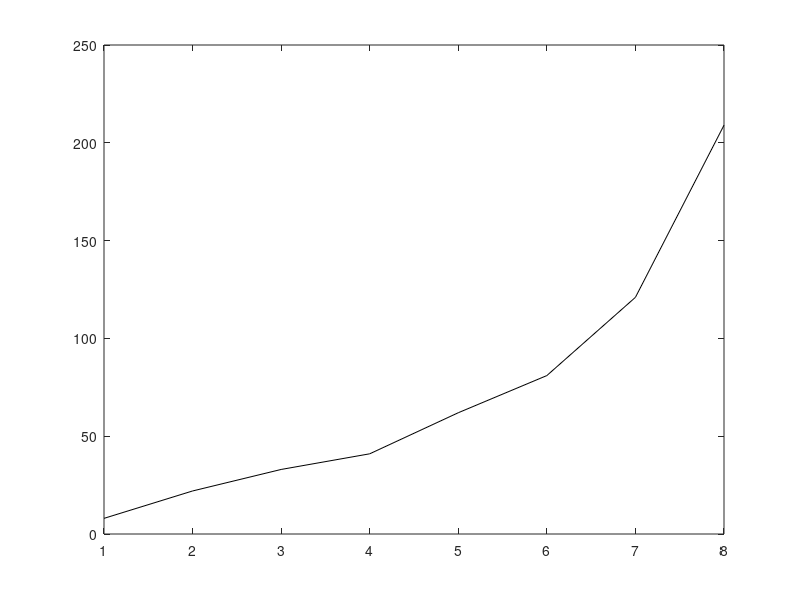

Recreate this plot in MATLAB. (Note: this script raises an error after producing the figure.)
close all
clear
clc

addpath('/Users/Roccotepper/Documents/turtles/TurtleData')
addpath('/Users/Roccotepper/Documents/turtles/sinide')


filtL = 0.4;
filtH = 0.0005;
stock = 'JPM'

sampLen = 418;
predLen = 10;
interval = 10;

day = 1850;
futer = 0;
present = day;

% sFFT = SignalGenerator(stock, present+2, 2000);
% [sigFFT, sigHL, sigH, sigL] = sFFT.getSignal('c', filtH, filtL);
%
% m = MoonFinder(sigFFT);
% m.getAandP();

foundP = [209 121 81 62 41 33 22 8];
% foundP = [41 33 22 8];
foundA = [0.67 0.63 0.43 0.29 0.16 0.19 0.14 0.08]*4;
% foundP = [209 121 81 62];
% foundA = [0.67 0.63 0.43 0.29];
theta = [1,2,3,4,5,6,7,8];


icl = 1;
hsvNum = futer/interval;
hsvNum = 2;
col = hsv(hsvNum);
figure()
plot(sort(foundP'),'k')


for i = 0:futer/interval
    present = day + i*interval
    
    sMod = SignalGenerator(stock, present+2, sampLen);
    [sig, sigHL, sigH, sigL] = sMod.getSignal ('c', filtH, filtL);
    sigMod = sig;
    
%     figure(10)
%     plot(sigMod)
%     drawnow
    t = (0:length(sigMod)-1).';
    
    fun = @(x)loopClosure(theta, t, sigMod, x);
    
    resMajor = [];
    
    for ii = 1:1
        
        ii
        
        parfor i = 1:500
            
            guess      = zeros(length(theta),3);
            guess(:,1) = rand(length(theta),1)*1;
            %       guess(:,1) = foundA %+ ((-0.5+rand(1,length(foundP)))*2)*1
            %    guess(:,2) = rand(length(theta),1)*210;
            guess(:,2) = foundP + ((-0.5+rand(1,length(foundP)))*2)*5;
            %         guess(end,2 ) = 10;
            guess(:,3) = rand(length(theta),1)*2*pi;
            guess = guess';
            guess = guess(:);
            guess(end+1) = mean(sigMod);
            
            x0 = [guess'];
            
            lb = [];
            ub = [];
            options = optimset('Display', 'off');
            
            [x, resnorm] = lsqnonlin(fun, x0, lb, ub, options);
            
            
            resMinor = [resnorm/sampLen , x];
            resMajor = [resMajor; resMinor];
            
        end
        
        resMajor = sortrows(resMajor,1);
        
        %     if resMajor(1,1) < 1.5
        %         break
        %     end
        
    end
    
    
    sPro = SignalGenerator(stock, present+2+predLen, sampLen+predLen);
    [sigPro, sigHL, sigH, sigL] = sPro.getSignal('c', filtH, filtL);
    
    
    t = TideFinder(sigMod, foundA, foundP);
    t.getTheta('BF');
    c = Construction(foundA, foundP, theta, predLen, sigMod);
    [model, prediction, projection] = c.constructPro();
    c.plotPro(projection-mean(projection), sigPro-mean(sigPro));
    title('BF');
    e = Evaluator(sigMod, model, prediction);
    pr1 = e.percentReturn(sigPro);
    
    
    x = resMajor(1,2:end);
    xReshaped = reshape(x(1:end-1),3,length(theta));
    A = xReshaped(1,:)';
    P = xReshaped(2,:)';
    theta = xReshaped(3,:)';
    storeProps = [P,A,theta];
    storeProps = sortrows(storeProps,1);
    P = storeProps(:,1);
    A = storeProps(:,2);
    %         if P(1) < 8
    %             A(1) = A(1)*10;
    %         end
    theta = storeProps(:,3);
    
    c = Construction(A, P, theta, predLen, sigMod);
    [model, prediction, projection] = c.constructPro();
    c.plotPro(projection-mean(projection), sigPro-mean(sigPro));
    title('lsqBest');
    e = Evaluator(sigMod, model, prediction);
    pr2 = e.percentReturn(sigPro)
    
    display([sort(foundP'), sort(P)]);
    sum(abs(sort(foundP') - sort(P)));
    resMajor(1:3,1);
    
%     figure(1)
%     hold on
%     plot(P,'color', col(icl,:))
%     icl = icl + 1;
    
    x = resMajor(end,2:end);
    xReshaped = reshape(x(1:end-1),3,length(theta));
    A = xReshaped(1,:)';
    P = xReshaped(2,:)';
    theta = xReshaped(3,:)';
    storeProps = [P,A,theta];
    storeProps = sortrows(storeProps,1);
    P = storeProps(:,1);
    A = storeProps(:,2);
    %     if P(1) < 8
    %         A(1) = A(1)*10;
    %     end
    theta = storeProps(:,3);
    
    c = Construction(A, P, theta, predLen, sigMod);
    [model, prediction, projection] = c.constructPro();
    c.plotPro(projection-mean(projection), sigPro-mean(sigPro));
    title('lsqWorst');
    e = Evaluator(sigMod, model, prediction);
    pr3 = e.percentReturn(sigPro);
    
    display([sort(foundP'), sort(P)]);
    sum(abs(sort(foundP') - sort(P)));
    resMajor(1:3,1);
    
%     figure(1)
%     hold on
%     plot(P,'color', col(icl,:))
%     icl = icl + 1;
    
    pr_me = [pr1,pr2,pr3]
    
    pause
    
    close 2
    
end


% deltaSum = [];
% for i = 1:size(resMajor,1)
%     resP = resMajor(i,3:3:size(resMajor,2));
%     selectedP = sortrows(abs(resP)',-1);
%     deltaP = abs(selectedP-foundP');
%     deltaSum = [deltaSum; sum(deltaP),resMajor(i,:)];
% end
%
%
% deltaSum = sortrows(deltaSum,1);
% deltaSum = deltaSum(:,2:end);
%
% x = deltaSum(1,2:end);
% xReshaped = reshape(x(1:end-1),3,length(theta));
% A = xReshaped(1,:);
% P = xReshaped(2,:);
% theta = xReshaped(3,:);
%
% display([sort(foundP'), sort(P')]);
% sum(abs(sort(foundP') - sort(P')))
%
%
%
% c = Construction(A, P, theta, predLen, sigMod);
% [model, prediction, projection] = c.constructPro();
% c.plotPro(projection-mean(projection), sigPro-mean(sigPro));

%     sprintf('Properties found via sorting deltaSum')
%     display([A',P',theta'])


% pause;
% close all;

% end

% figure()
% plot(resMajor(:,1))




% [frq,amp,phi,ave,ssq,cnt] = sinide(sigMod,1,0);
%
% P = 1/frq;
% A = amp;
% theta = phi - pi/2;
% ssq/1000;
%
% props = [P, A, theta, sampLen];
%
% c = Construction(A, P, theta, predLen, sigMod);
% [model, prediction, projection] = c.constructPro();
% c.plotPro(projection, sigPro);
%
% sprintf('Properties found via sinide')
% display([A;P;theta])




